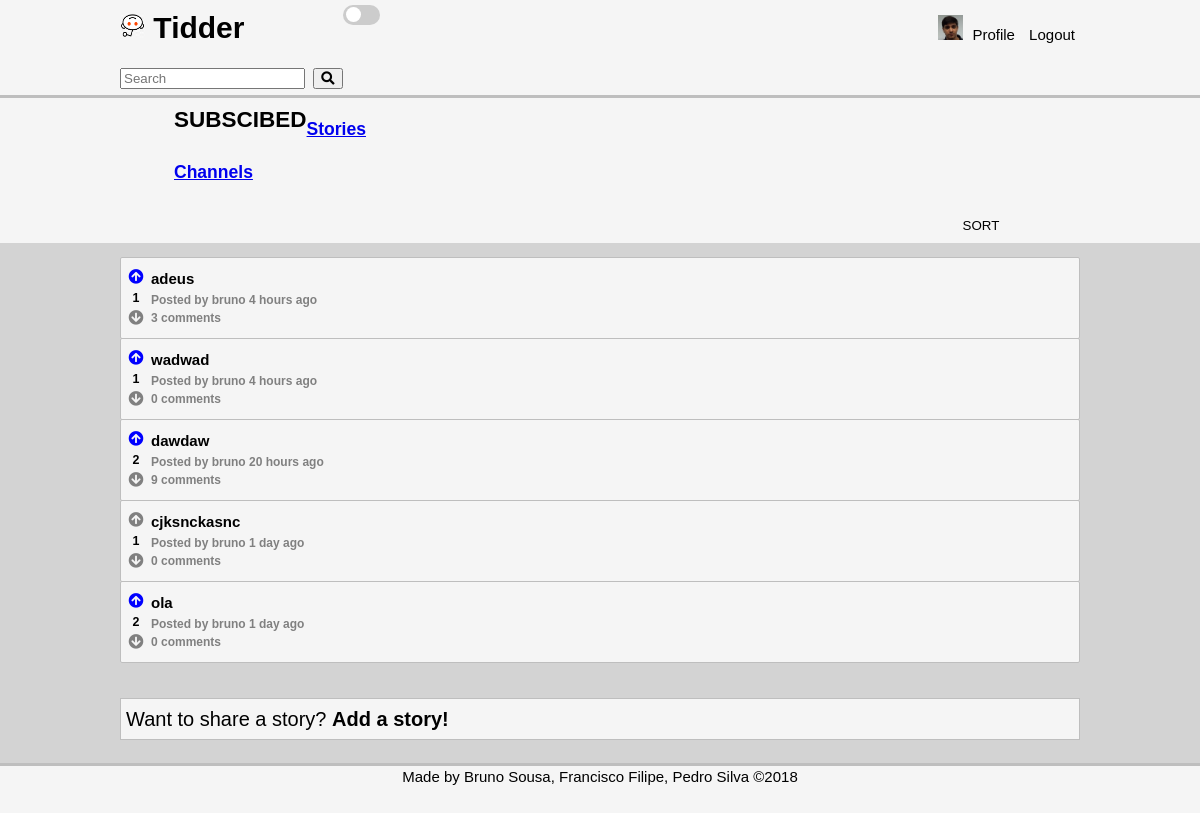
Page /pages/stories.php?subscribed=true (signed in) on the committed database.
### tables this page shows
CREATE TABLE opinion (
    opinion_id INTEGER NOT NULL PRIMARY KEY AUTOINCREMENT,
	parent_id INTEGER REFERENCES opinion(opinion_id),
    opinion_title VARCHAR,
    opinion_text VARCHAR NOT NULL,
	channel_id INTEGER REFERENCES channel,
	posted DATETIME NOT NULL,
    user_id INTEGER NOT NULL REFERENCES user
);

### pages/stories.php (called while the page is built, shortened)
<?php
	include_once('../includes/date.php');
	include_once('../database/db_story.php');
	include_once('../templates/tpl_common.php');
	include_once('../templates/tpl_stories.php');
	if(isset($_GET['subscribed']) && $_GET['subscribed'] == 'true'){
		$stories = array_reverse(getAllSubscribedStories($_SESSION['user_id']));
	}
	else if(isset($_GET['channel'])){
		$channel = urldecode($_GET['channel']);
		$stories = array_reverse(getAllChannelStories(urldecode($channel)));
	}
	else $stories = array_reverse(getAllStories());
	$now = time();
	for($i = 0; $i < count($stories); $i++){
		$stories[$i]['username'] = getUserName($stories[$i]['user_id']);
		$stories[$i]['score'] = getScore($stories[$i]['opinion_id']);
		$stories[$i]['comments']= getNumberComments($stories[$i]['opinion_id']);
		if(isset($_SESSION['user_id']))
			$stories[$i]['vote'] = getVote($stories[$i]['opinion_id'], $_SESSION['user_id']);
	}
	draw_stories($stories,true);
?>

### database/db_story.php (called while the page is built, shortened)
<?php
	function getAllSubscribedStories($user_id){
		$db = Database::instance()->db();
		$stmt = $db->prepare('SELECT * FROM opinion NATURAL JOIN subscription WHERE parent_id IS NULL AND subscription.user_id = ?');
		$stmt->execute(array($user_id));
		return $stmt->fetchAll();
	}
?>

### includes/date.php (called while the page is built, shortened)
<?php
	function deltaTime($now, $date){
		$time = strtotime($date);
		$delta = $now - $time;
		if(!floor($delta/86400)){
			$time_word = (floor($delta/3600) == 1 ? ' hour ' : ' hours ');
			return floor($delta/3600).$time_word.'ago';
		}
		if(!floor($delta/2592000)){
			$time_word = (floor($delta/86400) == 1 ? ' day ' : ' days ');
			return floor($delta/86400).$time_word.'ago';
		}
		$time_word = (floor($delta/31104000) == 1 ? ' year ' : ' years ');
		return floor($delta/31104000).$time_word.'ago';
	}
?>

### templates/tpl_stories.php (the view, shortened to what this page needs)
<?php
	function draw_stories($stories, $not_profile){
		global $channel;?>
	<section id="stories">
	<header>
	<div class = "container">
		<?php if(isset($_GET['subscribed']) && $_GET['subscribed'] == 'true') { ?>
			<h2>Subscibed</h2>
			<h3><a href="stories.php">Stories</a></h3>
			<h3><a href="channels.php">Channels</a></h3>
		<?php } else if($channel) { ?>
			<h2><?='/c/'.$channel?></h2>
			<h3><a href="stories.php?subscribed=true">Subscibed</a></h3>
			<h3><a href="stories.php">Stories</a></h3>
			<h3><a href="channels.php">Channels</a></h3>
		<?php } else {?>
			<h2>Stories</h2>
			<h3><a href="stories.php?subscribed=true">Subscibed</a></h3>
			<h3><a href="channels.php">Channels</a></h3>
		<?php } ?>
			<?php if ($not_profile) { ?>
			<form method="post" action="../actions/action_sort_stories.php">
				<select name="sort" onchange="this.form.submit();">
					<option value="-1" hidden selected>SORT</option>
				</select>
			</form >
			<?php } ?>
		</div>
		</header>
		<div class = "container">
			<ol>
			<?php
				foreach($stories as $story)
					draw_story($story);
			?>
			</ol>
		</div>
		<?php if($not_profile){
			if($channel){?>
			<footer>
				<p>Want to share a story? <a href="add_story.php?channel=<?=urlencode($channel)?>">Add a story!</a></p>
			</footer>
		<?php } else {?>
			<footer>
				<p>Want to share a story? <a href="add_story.php">Add a story!</a></p>
			</footer>
			<?php } ?>
		<?php } ?>
			</section>
<?php }
		function draw_story($story) {
		global $now;
		?>
		<li>
				<article class="story" data-id="<?=$story['opinion_id']?>">
					<div class = "votes-container">
							<div class = "votes">
								<div class="upvote" role="button" data-value="<?=$story['vote']?>"><i class="fas fa-arrow-circle-up"></i></div>
								<h5><?=$story['score']?></h5>
								<div class="downvote" role="button" data-value="<?=$story['vote']?>"><i class="fas fa-arrow-circle-down"></i></div>
							</div>
					</div>
					<div class = "storyinfo">
						<h3><a href="story.php?story_id=<?=$story['opinion_id']?>"><?=htmlentities($story['opinion_title'])?></a></h3>
						<h4>Posted by <a href="<?='profile.php?username='.urlencode($story['username'])?>"><?=$story['username']?></a> <?=deltaTime($now, $story['posted'])?></h4>
						<?php if($story['comments'] == 1){ ?>
							<h4><?=$story['comments']?> comment</h4>
						<?php } else { ?>
							<h4><?=$story['comments']?> comments</h4>
						<?php } ?>
					</div>
		   </article>
		</li>
    <?php } ?>

### css/style.css (style rules this page uses)
:root { --main-bg-color: #eee; --section-login-bg-color: white; --section-login-border-color: #ddd; --section-login-footer-bg-color: #eef; --button-bg-color: #bbf; --button-hover-bg-color: #aaf; --grey-shade-0: #f9f9f9; --grey-shade-1: #f5f5f5; --grey-shade-1-5: #efefef; --grey-shade-2: #d3d3d3; --grey-shade-3: #bebebe; --grey-shade-4: #a9a9a9; --grey-shade-5: #808080; --grey-shade-6: #505050; }
html, body { height: 100%; margin: 0; }
body.light { --main-bg: var(--grey-shade-2); --writing-bg: var(--grey-shade-1); --hover-bg: var(--grey-shade-2); --border-color: var(--grey-shade-3); --main-font-color: black; }
body { background-color: var(--main-bg); font: 15px/1.5 Arial, Helvetica, sans-serif; padding: 0; position: relative; }
h2, h3, h5,p { color: var(--main-font-color); }
.container { width: 80%; margin: 0px auto; overflow: hidden; min-height: 100%; position: relative; }
body > .wrapper > #stories > header { padding-left: 5%; background-color: var(--writing-bg); }
body > .wrapper > #stories > header > .container > h2 { margin: 0; padding-top: 5px; color: var(--main-font-color); float: left; text-transform: uppercase; }
body > .wrapper > #stories > header > .container > form { float: right; padding-right: 5%; padding-top: 5px; }
body > .wrapper > #stories > header > .container > form option { background-color: var(--hover-bg); }
body > .wrapper > #stories > header > .container > form select { border: none; background-color: inherit; color: var(--main-font-color); -webkit-appearance: none; -moz-appearance: none; text-indent: 1px; text-overflow: ''; padding: 10px; text-align-last: center; }
ol { list-style-type: none; padding: 0; }
article.story { background-color: var(--writing-bg); position: relative; min-height: 80px; border-radius: 2px; border: var(--border-color) 1px solid; margin-top: -1px; }
.votes-container { position: absolute; float: left; width: 30px; display: flex; align-items: center; justify-content: center; flex-direction: column; margin-top: 5px; }
.votes-container h5 { padding: 0; margin: 0; text-align: center; }
article.story .storyinfo { padding: 10px; padding-left: 30px; overflow: hidden; }
article.story .storyinfo h3 { margin: 0; margin-right: 5px; font-size: 15px; }
article.story .storyinfo h3 a { color: var(--main-font-color); text-decoration: none; }
article.story .storyinfo h4 { color: var(--grey-shade-5); font-size: 12px; margin: 0; }
article.story .storyinfo h4 a { color: var(--grey-shade-5); text-decoration: none; font-size: 12px; }
#stories footer p { background-color: var(--writing-bg); margin-left: 10%; margin-right: 10%; font-size: 20px; border: 1px var(--border-color) solid; padding: 5px; }
#stories footer p a { text-decoration: none; color: var(--main-font-color); font-weight: bold; }
.fa-arrow-circle-down, .fa-arrow-circle-up { color: var(--grey-shade-5); }
.upvote[data-value="1"] .fa-arrow-circle-up { color: blue; }
.upvote { margin:0; padding:0; margin-top: 3px; }
.downvote { margin:0; padding:0; margin-bottom: 3px; }

### rows in the picture
opinion: score "1", opinion_title "adeus", username "bruno", posted "4 hours ago", comments "3"
opinion: score "1", opinion_title "wadwad", username "bruno", posted "4 hours ago", comments "0"
opinion: $story['vote'] 1 (drawn), channel "2", opinion_title "dawdaw", username "bruno", posted "20 hours ago", comments "9"
opinion: user "1", opinion_title "cjksnckasnc", username "bruno", posted "1 day ago", comments "0"
opinion: $story['vote'] 1 (drawn), score "2", opinion_title "ola", username "bruno", posted "1 day ago", comments "0"
